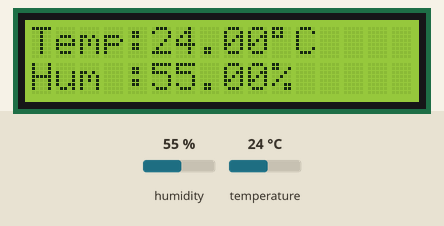
Simulated run of this sketch. Board: Arduino Uno, built with avr-gcc and run on an emulated ATmega328P. On the bench: 16×2 character LCD. The inputs (shaded band) are chosen by the test bench; at power-on: humidity 55 %, temperature 24 °C.

Above: at 3.2 s.
3.3 s: humidity set to 22 %
At 5.1 s:
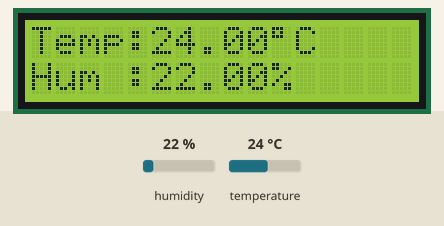
6.0 s: temperature set to 12 °C
At 6.4 s:
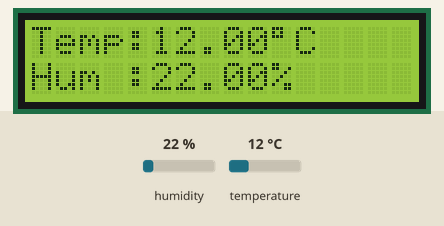
8.7 s: humidity set to 40 %
At 11.4 s:
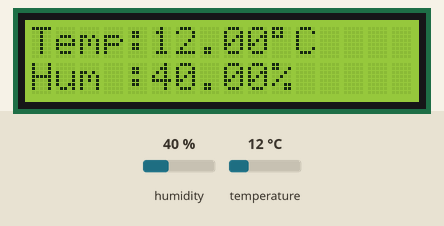
11.7 s: temperature set to 19 °C
At 12.8 s:
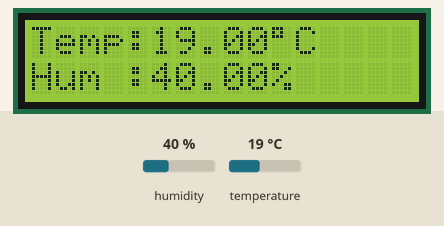
Timing chart, 0 to 14.7 s (numbered marks = the images above; inputs shaded):
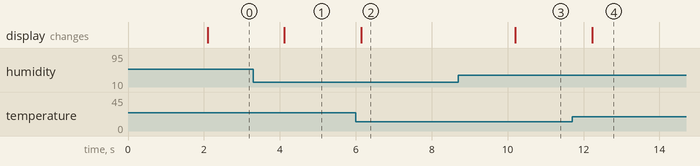

Measured:
- after the input at 3.3 s, the display: changes after 0.82 s (image 1)
- after the input at 6.0 s, the display: changes after 0.15 s (image 2)
- after the input at 8.7 s, the display: changes after 1.5 s (image 3)
- after the input at 11.7 s, the display: changes after 0.53 s (image 4)

The sketch:

sourcecode.ino
```cpp
#include <LiquidCrystal.h>
#include <DHT.h>

#define DHTPIN 2
#define DHTTYPE DHT11

DHT dht(DHTPIN, DHTTYPE);

LiquidCrystal lcd(12,11,5,4,3,6);

void setup()
{
  lcd.begin(16,2);
  dht.begin();

  lcd.print("Weather");
  lcd.setCursor(0,1);
  lcd.print("Monitoring");
  delay(2000);
  lcd.clear();
}

void loop()
{
  float temp = dht.readTemperature();
  float hum = dht.readHumidity();

  lcd.setCursor(0,0);
  lcd.print("Temp:");
  lcd.print(temp);
  lcd.print((char)223);
  lcd.print("C ");

  lcd.setCursor(0,1);
  lcd.print("Hum :");
  lcd.print(hum);
  lcd.print("% ");

  delay(2000);
}
```
